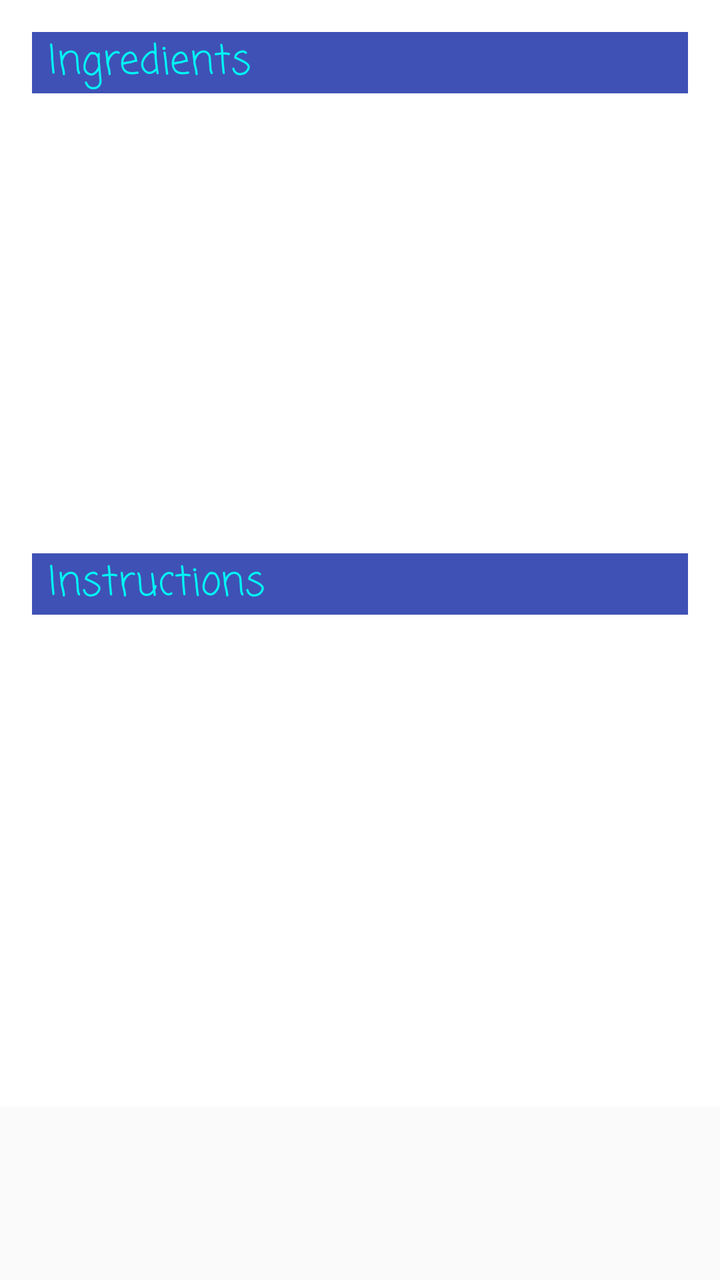
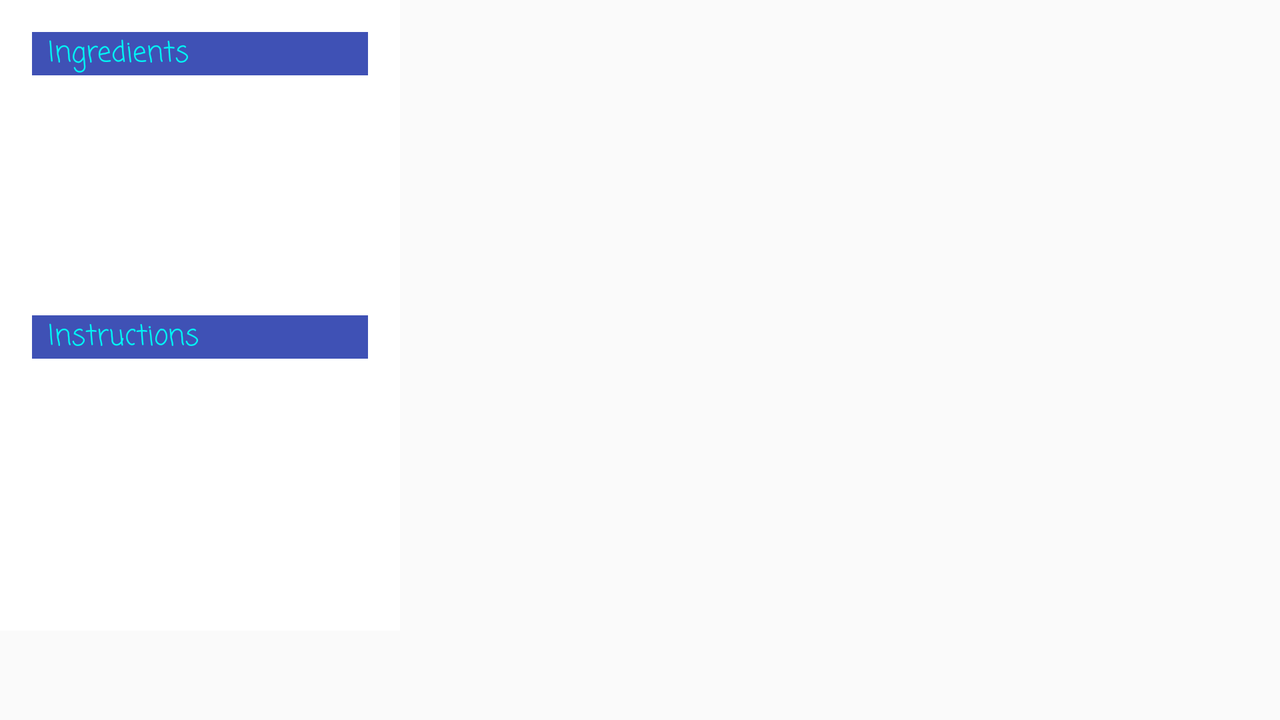

An Android layout and its configuration variant, each rendered on a device that would load it. The default file and the variant file are quoted in full after the pictures.
<!-- AndroidManifest.xml: application theme AppTheme -->
<!-- res/layout/recipe_detail.xml -->
<?xml version="1.0" encoding="utf-8"?>
<ScrollView
    xmlns:android="http://schemas.android.com/apk/res/android"
    xmlns:tools="http://schemas.android.com/tools"
    android:id="@+id/ingredients_instructions_view"
    android:layout_width="match_parent"
    android:layout_height="match_parent"
    tools:context="com.example.android.bakingguide.ui.RecipeActivity">

    
    <LinearLayout
        android:id="@+id/recipe_linear_layout"
        android:layout_width="match_parent"
        android:layout_height="wrap_content"
        android:background="@android:color/white"
        android:orientation="vertical"
        android:paddingBottom="@dimen/activity_vertical_margin"
        android:paddingLeft="@dimen/activity_horizontal_margin"
        android:paddingRight="@dimen/activity_horizontal_margin"
        android:paddingTop="@dimen/activity_vertical_margin">

        <TextView
            android:layout_width="match_parent"
            android:layout_height="wrap_content"
            android:background="@color/colorPrimary"
            android:fontFamily="casual"
            android:orientation="vertical"
            android:paddingLeft="@dimen/ingredients_instructions_padding"
            android:paddingStart="@dimen/ingredients_instructions_padding"
            android:text="@string/ingredients"
            android:textColor="@color/colorAccent"
            android:textSize="@dimen/ingredients_instruction_textSize"/>


        
        <FrameLayout android:id="@+id/ingredients_fragment_container"
            android:layout_width="match_parent"
            android:layout_height="@dimen/container_size"
            android:scaleType="centerInside">
        
        </FrameLayout>

        
        <TextView
            android:layout_width="match_parent"
            android:layout_height="wrap_content"
            android:background="@color/colorPrimary"
            android:fontFamily="casual"
            android:orientation="vertical"
            android:paddingLeft="@dimen/ingredients_instructions_padding"
            android:paddingStart="@dimen/ingredients_instructions_padding"
            android:text="@string/instructions"
            android:textColor="@color/colorAccent"
            android:textSize="@dimen/ingredients_instruction_textSize"/>
        <FrameLayout
            android:id="@+id/instructions__fragment_container"
            android:layout_width="match_parent"
            android:layout_height="@dimen/container_size"
            android:scaleType="centerInside">

        
        </FrameLayout>

    </LinearLayout>

</ScrollView>
<!-- resources referenced by this layout -->
<resources>
  <color name="colorAccent">#00f5f5</color>
  <color name="colorPrimary">#3F51B5</color>
  <dimen name="activity_horizontal_margin">16dp</dimen>
  <dimen name="activity_vertical_margin">16dp</dimen>
  <dimen name="container_size">230dp</dimen>
  <dimen name="ingredients_instruction_textSize">20sp</dimen>
  <dimen name="ingredients_instructions_padding">8dp</dimen>
  <string name="ingredients">Ingredients</string>
  <string name="instructions">Instructions</string>
  <style name="AppTheme" parent="Theme.AppCompat.Light.NoActionBar">
          <item name="android:windowActionBarOverlay">true</item>
          <item name="android:actionBarStyle">@style/NoActionBarStyle</item>
          <item name="android:windowContentOverlay">@null</item>
          <item name="colorAccent">@color/colorAccent</item>
      </style>
  <style name="NoActionBarStyle" parent="android:Widget.Holo.ActionBar">
          <item name="android:backgroundSplit">@null</item>
          <item name="android:displayOptions" />
      </style>
</resources>
<!-- res/layout-land/recipe_detail.xml (the repository's variant of the layout above) -->
<!-- drawn on the phone turned sideways -->
<?xml version="1.0" encoding="utf-8"?>
<ScrollView
    xmlns:android="http://schemas.android.com/apk/res/android"
    xmlns:tools="http://schemas.android.com/tools"
    android:layout_width="@dimen/ingredients_instructions_width_land"
    android:layout_height="match_parent"
    tools:context="com.example.android.bakingguide.ui.RecipeActivity">



    
    <LinearLayout
        android:id="@+id/recipe_linear_layout"
        android:layout_width="match_parent"
        android:layout_height="wrap_content"
        android:background="@android:color/white"
        android:orientation="vertical"
        android:paddingBottom="@dimen/activity_vertical_margin"
        android:paddingLeft="@dimen/activity_horizontal_margin"
        android:paddingRight="@dimen/activity_horizontal_margin"
        android:paddingTop="@dimen/activity_vertical_margin">

        <TextView
            android:layout_width="match_parent"
            android:layout_height="wrap_content"
            android:orientation="vertical"
            android:text="@string/ingredients"
            android:background="@color/colorPrimary"
            android:textColor="@color/colorAccent"
            android:paddingStart="@dimen/ingredients_instructions_padding"
            android:paddingLeft="@dimen/ingredients_instructions_padding"
            android:fontFamily="casual"
            android:textSize="@dimen/ingredients_instruction_textSize_land"/>


        
        <FrameLayout android:id="@+id/ingredients_container"
            android:layout_width="match_parent"
            android:layout_height="@dimen/container_size_land"
            android:scaleType="centerInside">
        <android.support.v7.widget.RecyclerView
            android:id="@+id/ingredients_recycler"
            android:layout_width="match_parent"
            android:layout_height="wrap_content"/>
        </FrameLayout>
        
        <TextView
            android:layout_width="match_parent"
            android:layout_height="wrap_content"
            android:orientation="vertical"
            android:text="@string/instructions"
            android:background="@color/colorPrimary"
            android:textColor="@color/colorAccent"
            android:paddingStart="@dimen/ingredients_instructions_padding"
            android:paddingLeft="@dimen/ingredients_instructions_padding"
            android:fontFamily="casual"
            android:textSize="@dimen/ingredients_instruction_textSize_land"/>
        <FrameLayout
            android:id="@+id/instructions_container"
            android:layout_width="match_parent"
            android:layout_height="@dimen/container_size_land"
            android:scaleType="centerInside">
        <android.support.v7.widget.RecyclerView
            android:id="@+id/instructions_recycler"
            android:layout_width="match_parent"
            android:layout_height="wrap_content"/>
        </FrameLayout>


    </LinearLayout>

</ScrollView>
<!-- resources referenced by the variant -->
<!-- as the phone turned sideways resolves them -->
<resources>
  <color name="colorAccent">#00f5f5</color>
  <color name="colorPrimary">#3F51B5</color>
  <dimen name="activity_horizontal_margin">16dp</dimen>
  <dimen name="activity_vertical_margin">16dp</dimen>
  <dimen name="container_size_land">120dp</dimen>
  <dimen name="ingredients_instruction_textSize_land">14sp</dimen>
  <dimen name="ingredients_instructions_padding">8dp</dimen>
  <dimen name="ingredients_instructions_width_land">200dp</dimen>
  <string name="ingredients">Ingredients</string>
  <string name="instructions">Instructions</string>
  <style name="AppTheme" parent="Theme.AppCompat.Light.NoActionBar">
          <item name="android:windowActionBarOverlay">true</item>
          <item name="android:actionBarStyle">@style/NoActionBarStyle</item>
          <item name="android:windowContentOverlay">@null</item>
          <item name="colorAccent">@color/colorAccent</item>
      </style>
  <style name="NoActionBarStyle" parent="android:Widget.Holo.ActionBar">
          <item name="android:backgroundSplit">@null</item>
          <item name="android:displayOptions" />
      </style>
</resources>
